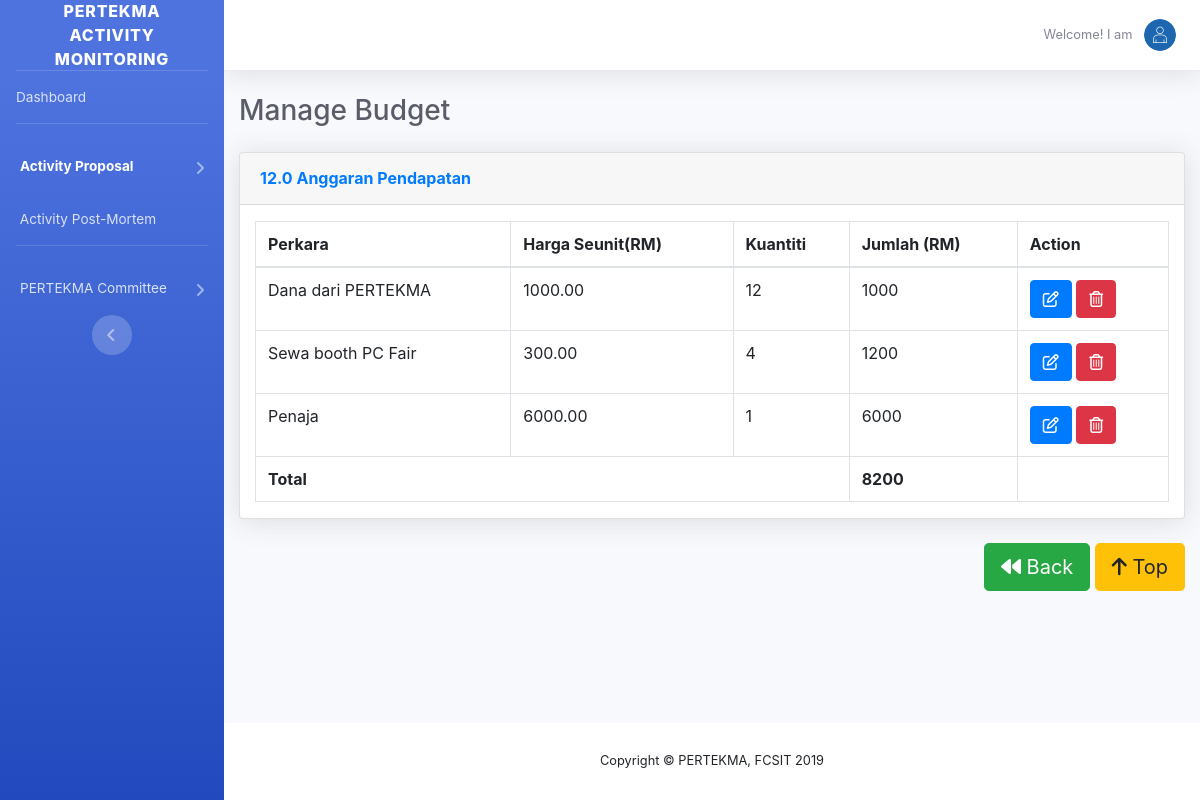
The page /admin/budget-view-pendapatan.php?id=1 on the database its author committed.
### tables this page shows
CREATE TABLE `b_income` (
  `incomeId` int(11) NOT NULL,
  `Iproposald` int(11) NOT NULL,
  `account_id` int(11) NOT NULL,
  `perkara` varchar(255) NOT NULL,
  `hargaSeunit` varchar(255) NOT NULL,
  `kuantiti` varchar(255) NOT NULL,
  `jumlah` int(11) NOT NULL
);

### admin/budget-view-pendapatan.php (the view, shortened to what this page needs)
<?php
	require_once('../connect.php');
?>
<?php
$proposalId=$_GET["id"];
?>
<!DOCTYPE html>
<html lang="en">
<head>
  <link href="../vendor/fontawesome-free/css/all.min.css" rel="stylesheet" type="text/css">
  <link href="../css/sb-admin-2.min.css" rel="stylesheet">
  <link href="../vendor/datatables/dataTables.bootstrap4.min.css" rel="stylesheet">
  <link href="../css/bootstrap.min.css" rel="stylesheet">
<link href="../css/calender/css/gijgo.min.css" rel="stylesheet">
</head>
<body id="page-top">
  <div id="wrapper">
    <ul class="navbar-nav bg-gradient-primary sidebar sidebar-dark accordion" id="accordionSidebar">
      <a class="sidebar-brand d-flex align-items-center justify-content-center" href="../index.html">
        <div class="sidebar-brand-text mx-3">PERTEKMA Activity Monitoring</div>
      </a>
      <hr class="sidebar-divider my-0">
      <li class="nav-item ">
        <a class="nav-link" href="index.php">
          <span>Dashboard</span></a>
      </li>
      <hr class="sidebar-divider">
      <li class="nav-item active">
        <a class="nav-link collapsed" href="#" data-toggle="collapse" data-target="#collapseTwo" aria-expanded="true" aria-controls="collapseTwo">
          <span>Activity Proposal</span>
        </a>
      </li>
     <li class="nav-item">
        <a class="nav-link" href="activityPostmortem.php">
          <span>&nbsp;Activity Post-Mortem</span></a>
      </li>
      <hr class="sidebar-divider">
    <li class="nav-item ">
        <a class="nav-link collapsed" href="#" data-toggle="collapse" data-target="#collapseThree" aria-expanded="true" aria-controls="collapseThree">
          <span>PERTEKMA Committee</span>
        </a>
      </li>
      <div class="text-center d-none d-md-inline">
        <button class="rounded-circle border-0" id="sidebarToggle"></button>
      </div>
    </ul>
    <div id="content-wrapper" class="d-flex flex-column">
      <div id="content">
        <nav class="navbar navbar-expand navbar-light bg-white topbar mb-4 static-top shadow">
          <ul class="navbar-nav ml-auto">
            <li class="nav-item dropdown no-arrow">
              <a class="nav-link dropdown-toggle" href="#" id="userDropdown" role="button" data-toggle="dropdown" aria-haspopup="true" aria-expanded="false">
                <span class="mr-2 d-none d-lg-inline text-gray-600 small">Welcome! I am&nbsp;<?php echo $username; ?></span>
                <img class="img-profile rounded-circle" src="../img/sue.png">
              </a>
            </li>
          </ul>
        </nav>
        <div class="container-fluid">
          <div class="d-sm-flex align-items-center justify-content-between mb-4">
            <h1 class="h3 mb-0 text-gray-800">Manage Budget</h1>
          </div>
          <div id="page-wrapper">
            <div class="row">
            	<div class="col-lg-12">
            		<div class="card shadow mb-4">
					<div class="card-header py-3">
					  <h6 class="m-0 font-weight-bold text-primary">12.0 Anggaran Pendapatan</h6>
					</div>
					<div class="container">
						<table class="table table-bordered" id="" width="100%" cellspacing="0">
						  <thead>
							<tr>
							  <th>Perkara</th>
							  <th>Harga Seunit(RM)</th>
							  <th>Kuantiti</th>
							  <th>Jumlah (RM)</th>
							  <th>Action</th>
							</tr>
						  </thead>
						  <tbody>
							<?php
							$budget=mysqli_query($con, "SELECT * FROM b_income WHERE Iproposald='$proposalId'");
							  while($col = mysqli_fetch_array($budget)){
								  $Title=$col["perkara"];
								  $HargaSeunit=$col["hargaSeunit"];
								  $Kuantiti=$col["kuantiti"];
								  $Jumlah=$col["jumlah"];
							?>
							<tr>
							  <td><?php echo $Title; ?></td>
							  <td><?php echo $HargaSeunit; ?></td>
							  <td><?php echo $Kuantiti; ?></td>
							  <td><?php echo $Jumlah; ?></td>
							  <td>
							  <a href="#" class="" data-toggle="modal" data-target="#editDetails<?php echo $col["incomeId"]; ?>"><span class="btn btn-primary btn-xs fa fa-edit" data-toggle="tooltip" data-placement="left" title="" data-original-title="Edit Details"></span></a>
							  <a href="#" class="" data-toggle="modal" data-target="#deleteDetails<?php echo $col["incomeId"]; ?>"><span class="btn btn-danger btn-xs fa fa-trash-alt" data-toggle="tooltip" data-placement="left" title="" data-original-title="Delete Details"></span></a>
							  </td>
							</tr>
							<?php } ?>
						  </tbody>
						  <tfoot>
							<tr>
								<th colspan="3">Total</th>
								<th>
									<?php
									$Totalquery=mysqli_query($con, "SELECT SUM(jumlah) AS Total FROM b_income WHERE Iproposald='$proposalId'");
									$row1=mysqli_fetch_array($Totalquery);
									echo $row1["Total"];
									?>
								</th>
							</tr>
						</tfoot>
						</table>
					  </div>
					</div>
				  </div>
				</div>
        <div class="row">
		<div class="col-lg-12">
			<div style="float: right;">
				<a class="btn btn-success btn-lg" href="budget.php?id=<?php echo $proposalId; ?>" id="btnBack"><i class="fa fa-backward"></i> Back</a>
				<a class="btn btn-warning btn-lg" href="#" id="btnToTop"><i class="fa fa-arrow-up"></i> Top</a>
			</div>
		</div>
		</div>
            </div>
             </div>
      </div>
      <footer class="sticky-footer bg-white">
        <div class="container my-auto">
          <div class="copyright text-center my-auto">
            <span>Copyright &copy; PERTEKMA, FCSIT 2019</span>
          </div>
        </div>
      </footer>
    </div>
  </div>
</body>
</html>

### rows shown on the page
b_income: perkara "Dana dari PERTEKMA", hargaSeunit "1000.00", kuantiti "12", jumlah "1000"
b_income: perkara "Sewa booth PC Fair", hargaSeunit "300.00", kuantiti "4", jumlah "1200"
b_income: perkara "Penaja", hargaSeunit "6000.00", kuantiti "1", jumlah "6000"

### other values the page prints
$row1["Total"] "8200"
